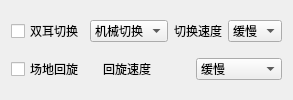
              <widget class="QWidget" name="page_14">
               <layout class="QVBoxLayout" name="verticalLayout_20">
                <item>
                 <layout class="QHBoxLayout" name="horizontalLayout_67">
                  <item>
                   <widget class="QCheckBox" name="doubleear">
                    <property name="text">
                     <string>双耳切换</string>
                    </property>
                   </widget>
                  </item>
                  <item>
                   <widget class="QComboBox" name="switchmodel">
                    <item>
                     <property name="text">
                      <string>机械切换</string>
                     </property>
                    </item>
                    <item>
                     <property name="text">
                      <string>平滑切换</string>
                     </property>
                    </item>
                   </widget>
                  </item>
                  <item>
                   <widget class="QLabel" name="label_54">
                    <property name="text">
                     <string>切换速度</string>
                    </property>
                   </widget>
                  </item>
                  <item>
                   <widget class="QComboBox" name="switchspeed_1">
                    <item>
                     <property name="text">
                      <string>缓慢</string>
                     </property>
                    </item>
                    <item>
                     <property name="text">
                      <string>正常</string>
                     </property>
                    </item>
                    <item>
                     <property name="text">
                      <string>快速</string>
                     </property>
                    </item>
                    <item>
                     <property name="text">
                      <string>晕眩</string>
                     </property>
                    </item>
                   </widget>
                  </item>
                 </layout>
                </item>
                <item>
                 <layout class="QHBoxLayout" name="horizontalLayout_66">
                  <item>
                   <widget class="QCheckBox" name="twist">
                    <property name="text">
                     <string>场地回旋</string>
                    </property>
                   </widget>
                  </item>
                  <item>
                   <widget class="QLabel" name="label_51">
                    <property name="text">
                     <string>回旋速度</string>
                    </property>
                   </widget>
                  </item>
                  <item>
                   <widget class="QComboBox" name="switchspeed_2">
                    <item>
                     <property name="text">
                      <string>缓慢</string>
                     </property>
                    </item>
                    <item>
                     <property name="text">
                      <string>正常</string>
                     </property>
                    </item>
                    <item>
                     <property name="text">
                      <string>快速</string>
                     </property>
                    </item>
                    <item>
                     <property name="text">
                      <string>晕眩</string>
                     </property>
                    </item>
                   </widget>
                  </item>
                 </layout>
                </item>
               </layout>
              </widget>
